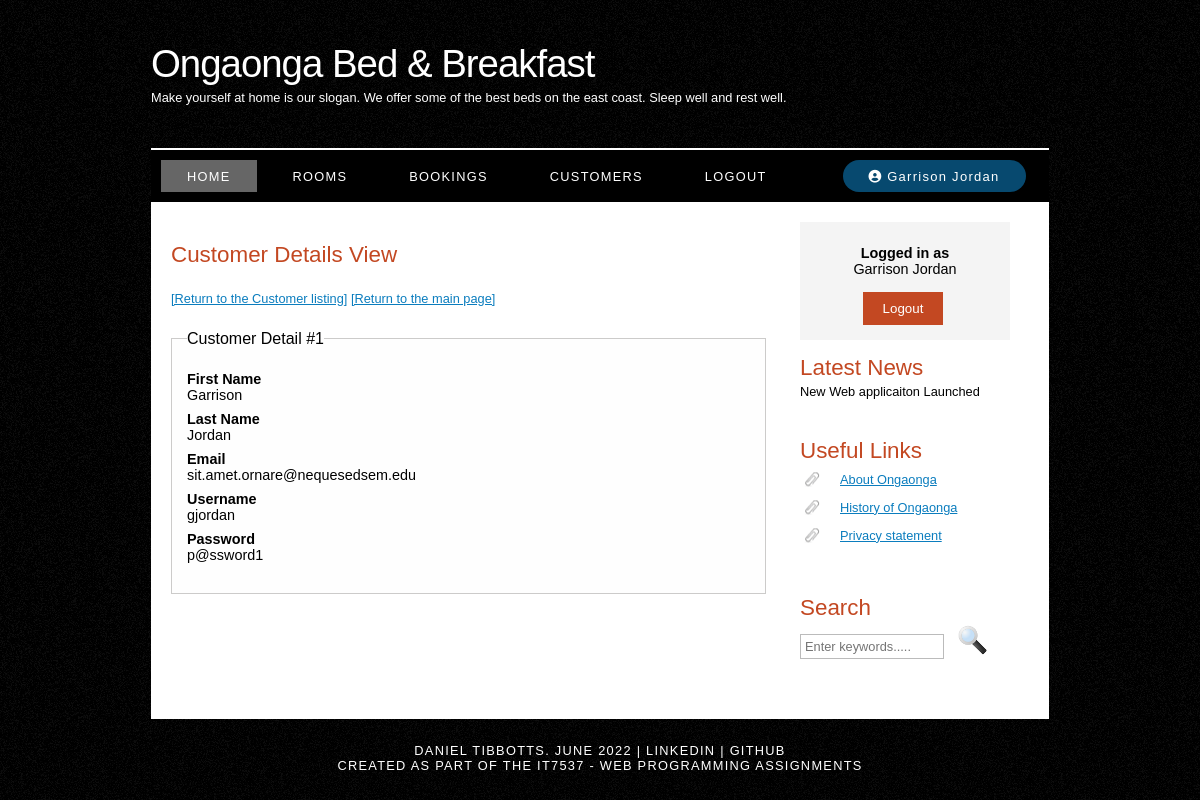
Screenshot of /viewcustomer.php?id=1 (signed in) with the database file from the repository.
### tables this page shows
CREATE TABLE IF NOT EXISTS customer (
  customerID int unsigned NOT NULL auto_increment,
  firstname varchar(50) NOT NULL,
  lastname varchar(50) NOT NULL,
  email varchar(100) NOT NULL,
  username varchar(25) NOT NULL,
  password varchar(40) NOT NULL,
  PRIMARY KEY (customerID)
) AUTO_INCREMENT=1;

### includes/utilities.php (called while the page is built, shortened)
<?php
  function clean_input($field){
    return htmlspecialchars(stripslashes(trim($field)));
  }
?>

### viewcustomer.php (the view, shortened to what this page needs)
<?php
  include "./components/header.php";
  include "./components/menu.php";
?>
<?php
  include "./includes/utilities.php";
  $db_connection = mysqli_connect(DB_HOSTNAME, DB_USER, DB_PASSWORD, DB_DATABASE);
  $first_name = "none";
  $last_name = "none";
  $email = "none";
  $username = "none";
  $password = "none";
  $error_messages = array();
  try {
    if(isset($_GET['id'])){
      $id = clean_input($_GET['id']);
    } else {
      throw new Exception("Customer id not provided");
    }
  } catch (Exception $ex) {
    array_push($error_messages, $ex->getMessage());
  }
  if($_SERVER["REQUEST_METHOD"] == "GET" && isset($_GET['id']) && !empty($_GET['id'])) {
    $query = 'SELECT * FROM customer WHERE customerid='.$id;
    $result = mysqli_query($db_connection,$query);
    $rowcount = mysqli_num_rows($result);
    if($rowcount > 0){
      $row = mysqli_fetch_assoc($result);
      if(!empty($row['firstname'])){
        $first_name = $row['firstname'];
      } else {
        $first_name = "First name not provided";
      }
      if(!empty($row['lastname'])){
        $last_name = $row['lastname'];
      } else {
        $last_name = "Last name not provided";
      }
      if(!empty($row['email'])){
        $email = $row['email'];
      } else {
        $email = "Email not provided";
      }
      if(!empty($row['username'])){
        $username = $row['username'];
      } else {
        $username = "Username not provided";
      }
      if(!empty($row['password'])){
        $password = $row['password'];
      } else {
        $password = "Password not provided";
      }
    } else {
      array_push($error_messages, "No customer found with id $id");
    }
  }
?>
<div id="site_content">
  <?php include "./components/sidebar.php"; ?>
  <div id="content">
    <h1>Customer Details View</h1>
    <p>
      <a href='./listcustomers.php'>[Return to the Customer listing]</a>
      <a href='./index.php'>[Return to the main page]</a>
    </p>
    <?php if(isset($rowcount) && $rowcount > 0) {?>
      <fieldset>
        <legend>Customer Detail #<?php echo $id?></legend>
        <dl>
          <dt>First Name</dt> <dd><?php echo $first_name; ?></dd>
          <dt>Last Name</dt> <dd><?php echo $last_name; ?></dd>
          <dt>Email</dt> <dd><?php echo $email; ?></dd>
          <dt>Username</dt> <dd><?php echo $username; ?></dd>
          <dt>Password</dt> <dd><?php echo $password; ?></dd>
        </dl>
      </fieldset>
    <?php } ?>
    <p style="color: red;">
    </p>
  </div>
</div>
<?php include "./components/footer.php"; ?>

### style/style.css (style rules this page uses)
html { height: 100%; }
* { margin: 0; padding: 0; }
body { font: normal 0.8em "trebuchet ms", arial, sans-serif; background: #f0efe2 url(background.png) repeat; color: #000; }
p { padding: 0 0 20px 0; line-height: 1.7em; }
h1, h2, h3, h4, h5, h6 { font: normal 175% "century gothic", arial, sans-serif; color: #000; margin: 0 0 15px 0; padding: 15px 0 5px 0; color: #c34822; }
h1 { padding-top: 40px; }
a, a:hover { outline: none; text-decoration: underline; color: rgb(11, 125, 190); }
fieldset { padding: 15px; border: solid 1px #47433f46; background-color: hsla(0, 0%, 36%, 0.007); padding-bottom: 30px; }
legend { font-size: 1rem; }
dl { font-size: 0.9rem; }
dt { font-weight: 600; margin-top: 8px; }
dd { margin-left: 0px; }
#main, #logo, #menubar, #site_content, #footer { margin-left: auto; margin-right: auto; }
#site_content { width: 854px; overflow: hidden; margin: 0 auto 0 auto; padding: 0 24px 20px 20px; background: #fff; }
#content { text-align: left; float: left; width: 595px; padding: 0; }

### rows the page displays
customer: firstname "Garrison", lastname "Jordan", email "sit.amet.ornare@nequesedsem.edu", username "gjordan", password "p@ssword1"

### other values shown
get_user() "Garrison Jordan"
$_SESSION['user'] "Garrison Jordan"
$id "1"
